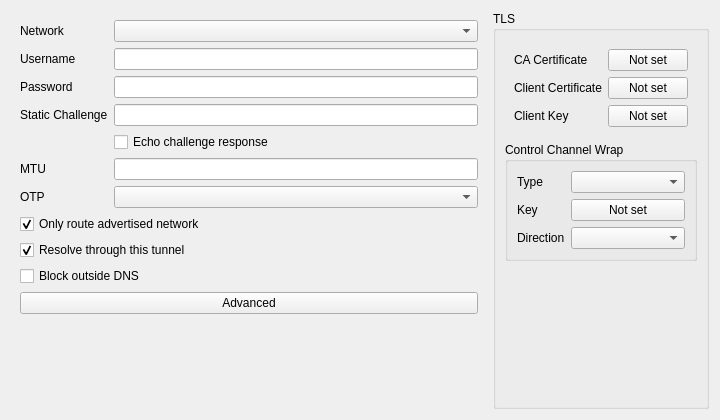
<?xml version="1.0" encoding="UTF-8"?>
<ui version="4.0">
 <class>EditOpenVPN</class>
 <widget class="QWidget" name="EditOpenVPN">
  <property name="geometry">
   <rect>
    <x>0</x>
    <y>0</y>
    <width>720</width>
    <height>420</height>
   </rect>
  </property>
  <property name="windowTitle">
   <string notr="true">EditOpenVPN</string>
  </property>
  <layout class="QHBoxLayout" name="horizontalLayout">
   <item>
    <widget class="QWidget" name="basic_w" native="true">
     <layout class="QFormLayout" name="basic_layout">
      <item row="0" column="0">
       <widget class="QLabel" name="network_l">
        <property name="toolTip">
         <string>&lt;html&gt;&lt;head/&gt;&lt;body&gt;&lt;p&gt;Default transport network. Leave empty to use the core default (udp).&lt;/p&gt;&lt;/body&gt;&lt;/html&gt;</string>
        </property>
        <property name="text">
         <string>Network</string>
        </property>
       </widget>
      </item>
      <item row="0" column="1">
       <widget class="QComboBox" name="network"/>
      </item>
      <item row="1" column="0">
       <widget class="QLabel" name="username_l">
        <property name="text">
         <string>Username</string>
        </property>
       </widget>
      </item>
      <item row="1" column="1">
       <widget class="QLineEdit" name="username"/>
      </item>
      <item row="2" column="0">
       <widget class="QLabel" name="password_l">
        <property name="text">
         <string>Password</string>
        </property>
       </widget>
      </item>
      <item row="2" column="1">
       <widget class="QLineEdit" name="password"/>
      </item>
      <item row="3" column="0">
       <widget class="QLabel" name="static_challenge_l">
        <property name="toolTip">
         <string>&lt;html&gt;&lt;head/&gt;&lt;body&gt;&lt;p&gt;Static challenge text shown by the server when it asks for a second authentication response. When a challenge is set and an OTP profile is bound, Quattro sends the answer itself and no interactive prompt appears.&lt;/p&gt;&lt;/body&gt;&lt;/html&gt;</string>
        </property>
        <property name="text">
         <string>Static Challenge</string>
        </property>
       </widget>
      </item>
      <item row="3" column="1">
       <widget class="QLineEdit" name="static_challenge"/>
      </item>
      <item row="4" column="1">
       <widget class="QCheckBox" name="static_challenge_echo">
        <property name="toolTip">
         <string>&lt;html&gt;&lt;head/&gt;&lt;body&gt;&lt;p&gt;Show the static challenge response as plain text.&lt;/p&gt;&lt;/body&gt;&lt;/html&gt;</string>
        </property>
        <property name="text">
         <string>Echo challenge response</string>
        </property>
       </widget>
      </item>
      <item row="5" column="0">
       <widget class="QLabel" name="mtu_l">
        <property name="toolTip">
         <string>&lt;html&gt;&lt;head/&gt;&lt;body&gt;&lt;p&gt;Tunnel MTU. Empty uses 1500 until the server pushes a value.&lt;/p&gt;&lt;/body&gt;&lt;/html&gt;</string>
        </property>
        <property name="text">
         <string>MTU</string>
        </property>
       </widget>
      </item>
      <item row="5" column="1">
       <widget class="QLineEdit" name="mtu"/>
      </item>
      <item row="6" column="0">
       <widget class="QLabel" name="otp_profile_l">
        <property name="text">
         <string>OTP</string>
        </property>
       </widget>
      </item>
      <item row="6" column="1">
       <widget class="QComboBox" name="otp_profile"/>
      </item>
      <item row="7" column="0" colspan="2">
       <widget class="QCheckBox" name="only_advertised_routes">
        <property name="toolTip">
         <string>&lt;html&gt;&lt;head/&gt;&lt;body&gt;&lt;p&gt;Traffic that falls through to this profile reaches the tunnel only when the destination is inside a subnet the VPN server advertises; anything else is blocked. Routing rules that name this profile explicitly are not affected and always win.&lt;/p&gt;&lt;/body&gt;&lt;/html&gt;</string>
        </property>
        <property name="text">
         <string>Only route advertised network</string>
        </property>
        <property name="checked">
         <bool>true</bool>
        </property>
       </widget>
      </item>
      <item row="8" column="0" colspan="2">
       <widget class="QCheckBox" name="use_tunnel_dns">
        <property name="toolTip">
         <string>&lt;html&gt;&lt;head/&gt;&lt;body&gt;&lt;p&gt;Resolve the names the VPN server claims - its split-DNS suffixes and search domains - through the resolvers it pushes. Turn this off if the server claims every domain and breaks public DNS. Kept on regardless while this profile carries all traffic with &quot;Only route advertised network&quot; enabled, since the pushed resolvers are then the only reachable ones.&lt;/p&gt;&lt;/body&gt;&lt;/html&gt;</string>
        </property>
        <property name="text">
         <string>Resolve through this tunnel</string>
        </property>
        <property name="checked">
         <bool>true</bool>
        </property>
       </widget>
      </item>
      <item row="9" column="0" colspan="2">
       <widget class="QCheckBox" name="block_outside_dns">
        <property name="toolTip">
         <string>&lt;html&gt;&lt;head/&gt;&lt;body&gt;&lt;p&gt;Fail a lookup the tunnel cannot answer instead of retrying it directly. Leave this off for a management VPN: names it does not claim then still resolve through the direct resolver.&lt;/p&gt;&lt;/body&gt;&lt;/html&gt;</string>
        </property>
        <property name="text">
         <string>Block outside DNS</string>
        </property>
       </widget>
      </item>
      <item row="10" column="0" colspan="2">
       <widget class="QPushButton" name="advanced_button">
        <property name="text">
         <string>Advanced</string>
        </property>
       </widget>
      </item>
     </layout>
    </widget>
   </item>
   <item>
    <widget class="QGroupBox" name="tls_box">
     <property name="title">
      <string>TLS</string>
     </property>
     <layout class="QVBoxLayout" name="tls_layout">
      <item>
       <widget class="QWidget" name="tls_form_w" native="true">
        <layout class="QFormLayout" name="tls_form">
         <item row="0" column="0">
          <widget class="QLabel" name="certificate_l">
           <property name="toolTip">
            <string>&lt;html&gt;&lt;head/&gt;&lt;body&gt;&lt;p&gt;Trusted CA certificate content (PEM).&lt;/p&gt;&lt;/body&gt;&lt;/html&gt;</string>
           </property>
           <property name="text">
            <string>CA Certificate</string>
           </property>
          </widget>
         </item>
         <item row="0" column="1">
          <widget class="QPushButton" name="certificate">
           <property name="text">
            <string>Not set</string>
           </property>
          </widget>
         </item>
         <item row="1" column="0">
          <widget class="QLabel" name="client_certificate_l">
           <property name="text">
            <string>Client Certificate</string>
           </property>
          </widget>
         </item>
         <item row="1" column="1">
          <widget class="QPushButton" name="client_certificate">
           <property name="text">
            <string>Not set</string>
           </property>
          </widget>
         </item>
         <item row="2" column="0">
          <widget class="QLabel" name="client_key_l">
           <property name="text">
            <string>Client Key</string>
           </property>
          </widget>
         </item>
         <item row="2" column="1">
          <widget class="QPushButton" name="client_key">
           <property name="text">
            <string>Not set</string>
           </property>
          </widget>
         </item>
        </layout>
       </widget>
      </item>
      <item>
       <widget class="QGroupBox" name="control_wrap_box">
        <property name="toolTip">
         <string>&lt;html&gt;&lt;head/&gt;&lt;body&gt;&lt;p&gt;OpenVPN tls-auth / tls-crypt / tls-crypt-v2 control channel wrapping. Disabled when the type is empty.&lt;/p&gt;&lt;/body&gt;&lt;/html&gt;</string>
        </property>
        <property name="title">
         <string>Control Channel Wrap</string>
        </property>
        <property name="flat">
         <bool>true</bool>
        </property>
        <layout class="QFormLayout" name="control_wrap_layout">
         <item row="0" column="0">
          <widget class="QLabel" name="control_wrap_type_l">
           <property name="text">
            <string>Type</string>
           </property>
          </widget>
         </item>
         <item row="0" column="1">
          <widget class="QComboBox" name="control_wrap_type"/>
         </item>
         <item row="1" column="0">
          <widget class="QLabel" name="control_wrap_key_l">
           <property name="text">
            <string>Key</string>
           </property>
          </widget>
         </item>
         <item row="1" column="1">
          <widget class="QPushButton" name="control_wrap_key">
           <property name="text">
            <string>Not set</string>
           </property>
          </widget>
         </item>
         <item row="2" column="0">
          <widget class="QLabel" name="control_wrap_direction_l">
           <property name="toolTip">
            <string>&lt;html&gt;&lt;head/&gt;&lt;body&gt;&lt;p&gt;tls-auth key direction. Only used when the type is tls_auth; the key is bidirectional when empty.&lt;/p&gt;&lt;/body&gt;&lt;/html&gt;</string>
           </property>
           <property name="text">
            <string>Direction</string>
           </property>
          </widget>
         </item>
         <item row="2" column="1">
          <widget class="QComboBox" name="control_wrap_direction"/>
         </item>
        </layout>
       </widget>
      </item>
      <item>
       <spacer name="tls_spacer">
        <property name="orientation">
         <enum>Qt::Vertical</enum>
        </property>
        <property name="sizeHint" stdset="0">
         <size>
          <width>0</width>
          <height>0</height>
         </size>
        </property>
       </spacer>
      </item>
     </layout>
    </widget>
   </item>
  </layout>
 </widget>
 <tabstops>
  <tabstop>network</tabstop>
  <tabstop>username</tabstop>
  <tabstop>password</tabstop>
  <tabstop>static_challenge</tabstop>
  <tabstop>static_challenge_echo</tabstop>
  <tabstop>mtu</tabstop>
  <tabstop>otp_profile</tabstop>
  <tabstop>only_advertised_routes</tabstop>
  <tabstop>use_tunnel_dns</tabstop>
  <tabstop>block_outside_dns</tabstop>
  <tabstop>advanced_button</tabstop>
  <tabstop>certificate</tabstop>
  <tabstop>client_certificate</tabstop>
  <tabstop>client_key</tabstop>
  <tabstop>control_wrap_type</tabstop>
  <tabstop>control_wrap_key</tabstop>
  <tabstop>control_wrap_direction</tabstop>
 </tabstops>
 <resources/>
 <connections/>
</ui>
